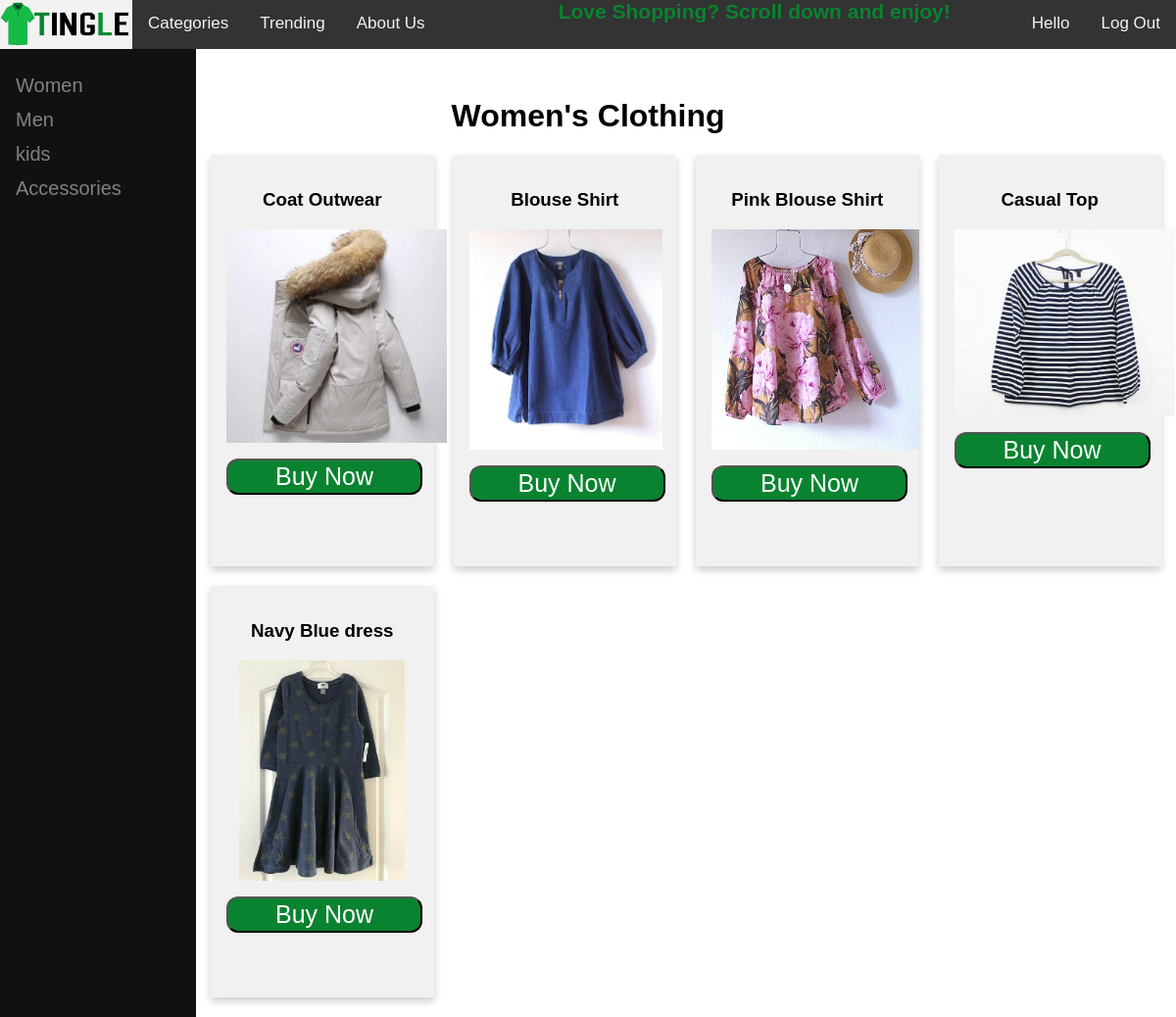
Page /php/women_clothing.php on the committed database.
### tables this page shows
CREATE TABLE `item` (
  `itemId` int(10) NOT NULL,
  `iName` varchar(50) NOT NULL,
  `SID` varchar(10) NOT NULL,
  `iCategory` varchar(50) DEFAULT NULL,
  `iSubcategory` varchar(50) NOT NULL,
  `iPrice` decimal(6,2) NOT NULL,
  `qtyOnHand` int(5) NOT NULL,
  `description` varchar(500) NOT NULL
);

### php/women_clothing.php (the view, shortened to what this page needs)
<html>
    <head>
      <link rel="stylesheet" type="text/CSS" href="../css/catstyle.css">
    </head>
  <body>
    <?php
      include('navbar.php');
      include('sidenavbar.php');
      ?>
      <center><h1>Women's Clothing</h1></center>
      <div class="content">
      <?php
      $path='../images/';
      $ex='.jpg';
      $sql="SELECT * FROM item where iCategory=2 AND iSubcategory=3";
      $result=$connection->query($sql);
          $count=0;
          while($row=$result->fetch_assoc()){
              if($count%4==0){
                  echo "
                  <div class='row'>
                  ";
              }
              $id=(string)$row['itemId'];
              $name=$row['iName'];
              $count++;
              $button="<a href='item.php?id=".$id."'><button value='ddfa' class='buynowbutton'>Buy Now</button></a>";
              echo "<div class='column'><div class='item'><h3>".$name."</h3>
              <p><img class='itemimg' src='".$path.$id.$ex."'></p><p>".$button."</p></div></div>";
              if($count%4==0){
                  echo "</div>";
              }
          }
?>
  </div>
  </body>
</html>

### css/catstyle.css (style rules this page uses)
.content { margin-left:200px; border-left:none; padding:none; }
* { box-sizing: border-box; }

### css/style.css (style rules this page uses)
body { margin: 0; font-family: Arial, Helvetica, sans-serif; }
a { text-decoration:none; }
* { box-sizing: border-box; }
.column { float: left; width: 25%; padding: 0 10px; }
.row { padding-left: 10px; padding-bottom: 20px; width: 100%; margin: 0 -5px; }
.row:after { content: ""; display: table; clear: both; }
.item { height: 420px; box-shadow: 0 4px 8px 0 rgba(0, 0, 0, 0.2); padding: 16px; text-align: center; background-color: #f1f1f1; }
.itemimg { max-width: 225px; max-height: 225px; width: auto; height: auto; }
.buynowbutton { text-decoration: none; width: 200px; padding: 1%; font-size: 25px; background-color: #098330; color: white; margin: 4px 2px; margin-left: auto; margin-right: auto; display: block; border-radius: 12px; }

### rows in the picture
item: iName "Coat Outwear", shows a picture
item: iName "Blouse Shirt", shows a picture
item: iName "Pink Blouse Shirt", shows a picture
item: iName "Casual Top", shows a picture
item: iName "Navy Blue dress", shows a picture
